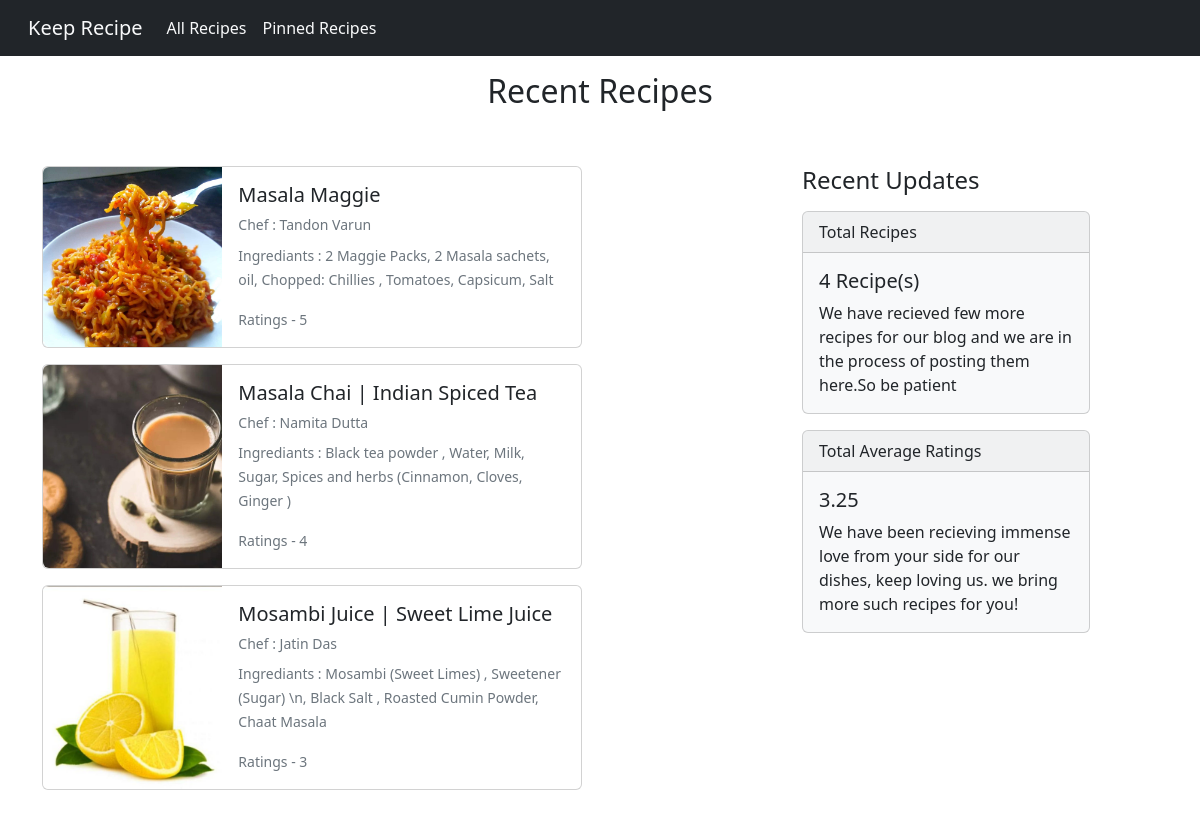
The page / on the database its author committed.
### recipes/models.py (models this page shows, shortened)
class Recipe(models.Model):
    title = models.CharField(max_length=50 )
    ingrediants = models.TextField(max_length=150)
    rating = models.IntegerField(
        validators=[MinValueValidator(1),MaxValueValidator(5)],default=1
    )
    process = models.TextField(max_length=450 )
    chef = models.CharField(max_length=40)
    food_image = models.ImageField(upload_to="images")
    slug = models.SlugField(unique=True,db_index=True)
    post_date = models.DateField(auto_now=True)
    tags = models.ManyToManyField(Tags)

### recipes/views.py (the view)
# urls.py: path("",views.IndexRecipeList.as_view(), name = 'index-page'),
class IndexRecipeList(ListView):
    template_name = "recipes/index.html"
    model = Recipe
    ordering = ["-rating"]
    context_object_name = "recipes"
    def get_queryset(self):
        query =  super().get_queryset()
        data = query[:3]
        return data
    def get_context_data(self, **kwargs):
        all_recipe = Recipe.objects.all()
        context =  super().get_context_data(**kwargs)
        context["total_recipe"] = all_recipe.count()
        context["avg_rating"] = all_recipe.aggregate(Avg("rating"))
        return context

### recipes/templates/recipes/index.html (shortened to what this page needs)
{% extends 'recipes/base.html' %}
{% load static %}
{% block content %}
<div class="container py-3">
    <h2 class="text-center">Recent Recipes</h2>
    <div class="row py-5">
        <div class="col-sm-8">
            {% for recipe in recipes %}
            <div class="card mb-3" style="max-width: 540px;">
                <div class="row g-0">
                    <div class="col-md-4">
                        <a class="text-dark" href="{% url "recipe-details" recipe.slug %}"><img src={{recipe.food_image.url}} class="h-100 img-fluid rounded-start" style = "object-fit:cover" alt="Food Image"/></a>
                    </div>
                    <div class="col-md-8">
                            <div class="card-body">
                            <h5 class="card-title"><a class="text-dark" href="{% url "recipe-details" recipe.slug %}">{{recipe.title}}</a></h5>
                            <h6 class="card-title"><small class="text-muted">Chef : {{recipe.chef.title}}</small></h6>
                            <p class="card-text"><small class="text-muted">Ingrediants : {{recipe.ingrediants}}</small></p>
                            <p class="card-text"><small class="text-muted">Ratings - {{recipe.rating}}</small></p>
                        </div>
                    </div>
                </div>
            </div>
            {% endfor %}
        </div>
        <div class="col-sm-4">
            <h4 class="mb-3">Recent Updates</h4>
            <div class="card text-dark bg-light mb-3" style="max-width: 18rem;">
                <div class="card-header">Total Recipes</div>
                <div class="card-body">
                  <h5 class="card-title">{{total_recipe}} Recipe(s)</h5>
                  <p class="card-text">We have recieved few more recipes for our blog and we are in the process of posting them here.So be patient</p>
                </div>
            </div>
            <div class="card text-dark bg-light mb-3" style="max-width: 18rem;">
                <div class="card-header">Total Average Ratings</div>
                <div class="card-body">
                  <h5 class="card-title">{{avg_rating.rating__avg}} </h5>
                  <p class="card-text">We have been recieving immense love from your side for our dishes, keep loving us. we bring more such recipes for you!</p>
                </div>
            </div>
        </div>
    </div>
</div>
{% endblock  %}

### recipes/static/recipes/style.css (style rules this page uses)
a { text-decoration: none !important; }

### rows shown on the page
Recipe: food_image (picture), title "Masala Maggie", chef "Tandon Varun", ingrediants "2 Maggie Packs, 2 Masala sachets, oil, Chopped: Chillies , Tomatoes, Capsicum, Salt", rating "5"
Recipe: food_image (picture), title "Masala Chai | Indian Spiced Tea", chef "Namita Dutta", ingrediants "Black tea powder , Water, Milk, Sugar, Spices and herbs (Cinnamon, Cloves, Ginger )", rating "4"
Recipe: food_image (picture), title "Mosambi Juice | Sweet Lime Juice", chef "Jatin Das", ingrediants "Mosambi (Sweet Limes) , Sweetener (Sugar) \\n, Black Salt , Roasted Cumin Powder, Chaat Masala", rating "3"

### other values the page prints
{{ total_recipe }} "4"
{{ avg_rating.rating__avg }} "3.25"
